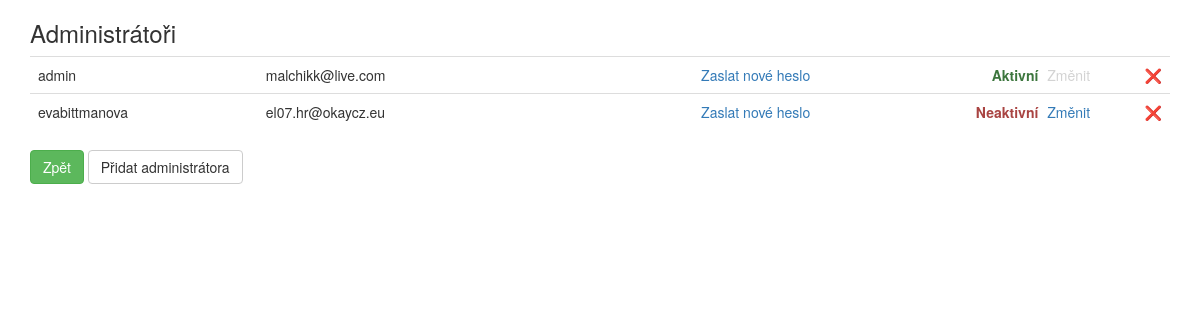
Page /admin/users (signed in) on the committed database.
### server.py (models this page shows)
class User(UserMixin, db.Model):
    __tablename__ = "users"
    id = db.Column(db.Integer, primary_key=True)
    email = db.Column(db.String(100), unique=True, nullable=False)
    password = db.Column(db.String(100), nullable=False)
    name = db.Column(db.String(100), nullable=False)
    active = db.Column(db.Boolean(100), nullable=False)

### server.py (the view)
@app.route('/admin/users')
@admin_only
def administrators():
    users_list = User.query.all()
    return render_template("admin/admins.html", users=users_list)

### server.py (called while the page is built)
@login_manager.user_loader
def load_user(user_id):
    return User.query.get(int(user_id))

def admin_only(f):
    @wraps(f)
    def decorated_function(*args, **kwargs):
        if not current_user.is_authenticated:
            return abort(403)
        return f(*args, **kwargs)
    return decorated_function

### templates/admin/admins.html
{% extends 'bootstrap/base.html' %}
{% import "bootstrap/wtf.html" as wtf %}
{% block content %}
<section id="main" class="container">
    <h3>Administrátoři</h3>
    <table class="table">
        {% for user in users %}
            <tr>
                <td>{{ user.name }}</td>
                <td>{{ user.email }}</td>
                <td class="text-right"><a href="{{ url_for('send_passwrd', user_id=user.id) }}">Zaslat nové heslo</a></td>
                <td class="text-right">
                    {% if user.active == True %}
                        <span class="text-success"><strong>Aktivní</strong></span>
                    {% else %}
                        <span class="text-danger"><strong>Neaktivní</strong></span>
                    {% endif %}
                    {% if user.id != 1 %}
                        <a style="margin-left: 5px;" href="{{ url_for('switch', user_id=user.id) }}">Změnit</a>
                    {% else %}
                        <span style="margin-left: 5px; color: lightgray;">Změnit</span>
                    {% endif %}
                </td>
                {% if current_user.id == 1 %}
                    <td class="text-right">
                        <a href="{{ url_for('del_user', user_id=user.id) }}" title="Smazat">&#10060;</a>
                    </td>
                {% endif %}
            </tr>
        {% endfor %}
    </table>
    <a class="btn btn-success" href="{{ url_for('index') }}">Zpět</a>
    <a class="btn btn-default" href="{{ url_for('register') }}">Přidat administrátora</a>
</section>
{% endblock %}

### rows in the picture
User: name "admin", email "malchikk@live.com", active "Aktivní", shows "Změnit"
User: name "evabittmanova", email "el07.hr@okaycz.eu", active "Neaktivní"
